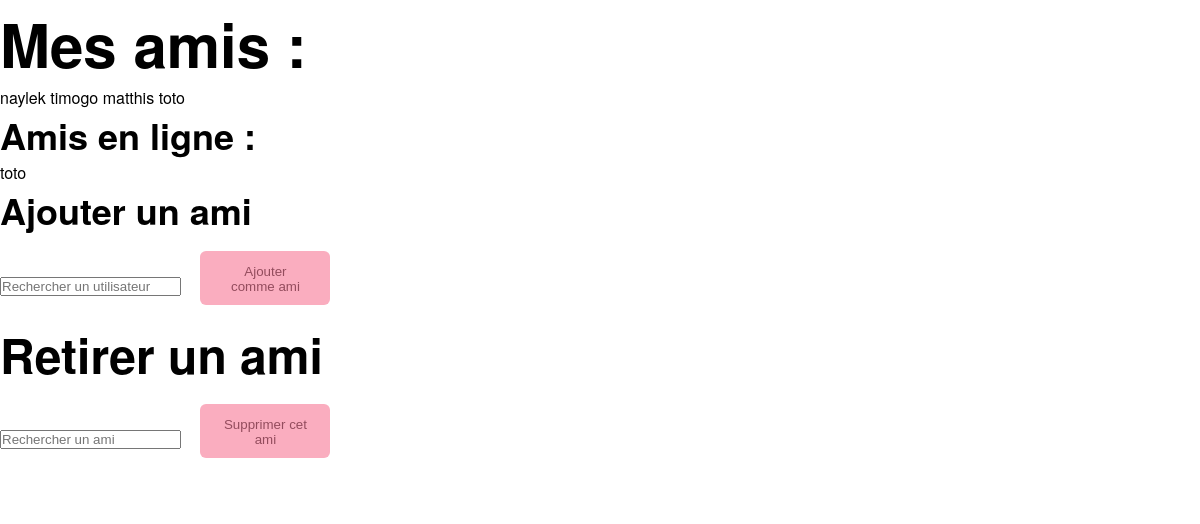
Page /?page=friends (signed in) on the committed database.
### tables this page shows
CREATE TABLE `users` (
  `user_id` int(11) NOT NULL,
  `user_name` varchar(65) NOT NULL,
  `user_email` varchar(255) NOT NULL,
  `user_password` varchar(255) NOT NULL,
  `user_isOnline` tinyint(4) NOT NULL DEFAULT 0
);

### App/Controller/FriendsController.php (called while the page is built, shortened)
<?php
class FriendsController{
    public function __construct()
    {
        $this->model = new FriendsModel();
    }
    public function friends(){
        $friendsList = $this->model->friendsList($_SESSION["id"]);
        $friendsListlength = count($friendsList);
        $arrayOfFriendsNameArrays = [];
        for($i = 0; $i<$friendsListlength; $i++){
            $friendId= $friendsList[$i]->friend_id;
            $friendsNameArray = $this->model->findFriendName($friendId);
            array_push($arrayOfFriendsNameArrays, $friendsNameArray);
        }
        $friendsList = $this->model->friendsList($_SESSION["id"]);
        $arrayOnlineFriends = [];
        for($i = 0; $i<count($friendsList); $i++){
            $currentFriend = $friendsList[$i]->friend_id;
            $onlineFriends = $this->model->onlineFriends($_SESSION["id"], $currentFriend);
            if(count($onlineFriends) !== 0){
                array_push($arrayOnlineFriends, $onlineFriends);
            }
        }
        require ROOT."/App/View/FriendsView.php";
    }
}
?>

### public/index.php (called while the page is built, shortened)
<?php
require ROOT."/Rooter.php";
?>

### Core/Database.php (called while the page is built, shortened)
<?php
class Database{
    protected $pdo;
    public function __construct()
    {
        try {
            $this->host   = $dbConfig["host"];
            $this->dbname = $dbConfig["dbname"];
            $this->dbuser = $dbConfig["dbuser"];
            $this->dbpass = $dbConfig["dbpass"];
            $this->pdo = new \PDO("mysql:host=$this->host;dbname=$this->dbname", $this->dbuser, $this->dbpass);
        } catch (\PDOException $e) {
            return $e->getMessage();
        }
    }
    public function query($statement)
    {
        $query = $this->pdo->query($statement);
            return $query->fetchAll(\PDO::FETCH_OBJ);
    }
}

### App/Model/FriendsModel.php (called while the page is built, shortened)
<?php
class FriendsModel extends Database{
    public function friendsList($me){
        $reqfriendList = $this->query("SELECT * FROM friends WHERE user_id = '$me'");
        return ($reqfriendList);
    }
    public function findFriendName($friendId){
        $reqfindFriendname = $this->query("SELECT user_name FROM users WHERE user_id = '$friendId'");
        return ($reqfindFriendname);
    }
    public function onlineFriends($userId, $currentFriend){
        $reqOnlineFriends = $this->query("SELECT user_name FROM users WHERE user_id ='$currentFriend' AND user_isOnline = 1");
        return ($reqOnlineFriends);
    }
}

### App/View/FriendsView.php (the view, shortened to what this page needs)
<!DOCTYPE html>
<html lang="fr">
<head>
<?php include ROOT. "/public/includes/_head.php" ;?>
</head>
<body>
    <h1>Mes amis :</h1>
    <?php
    foreach($arrayOfFriendsNameArrays as $user_friend) : ?>
        <tr>
            <td><?= $user_friend[0]->user_name ?></td>
        </tr>
    <?php endforeach; ?>
    <h3>Amis en ligne :</h3>
    <?php
    foreach($arrayOnlineFriends as $onlineFriend) : ?>
        <tr>
            <td><?= $onlineFriend[0]->user_name ?></td>
        </tr>
    <?php endforeach; ?>
    <h3>Ajouter un ami</h3>
    <form  action="" method="POST">
    <input type="text" name="researchedFriend" placeholder="Rechercher un utilisateur">
    <button type="submit" name="addFriend">Ajouter comme ami</button>
    </form>
    <h2>Retirer un ami</h2>
    <form action="" method="POST">
    <input type="text" name="deletedFriend" placeholder="Rechercher un ami">
    <button type="submit" name="supprFriend">Supprimer cet ami</button>
    </form>
    <a href="?page=MyPolls" class="returnhome">Retour à la page principale</a>
</body>
</html>

### public/assets/css/import.css (style rules this page uses)
* { margin:0;padding:0 }
body { font-family:"Helvetica Neue",Helvetica,Arial,sans-serif }
h1 { font-size:60px }
h2 { font-size:48px }
h3 { font-size:36px }
a { text-decoration:none;color:#fff }
a.button,button { width:130px;height:54px;margin:15px;padding:11px 22px 10px;border-radius:6px;background-color:#faadbf;color:#934c5d;border:1px transparent }

### rows in the picture
users: user_name "naylek"
users: user_name "timogo"
users: user_name "matthis"
users: user_name "toto"
